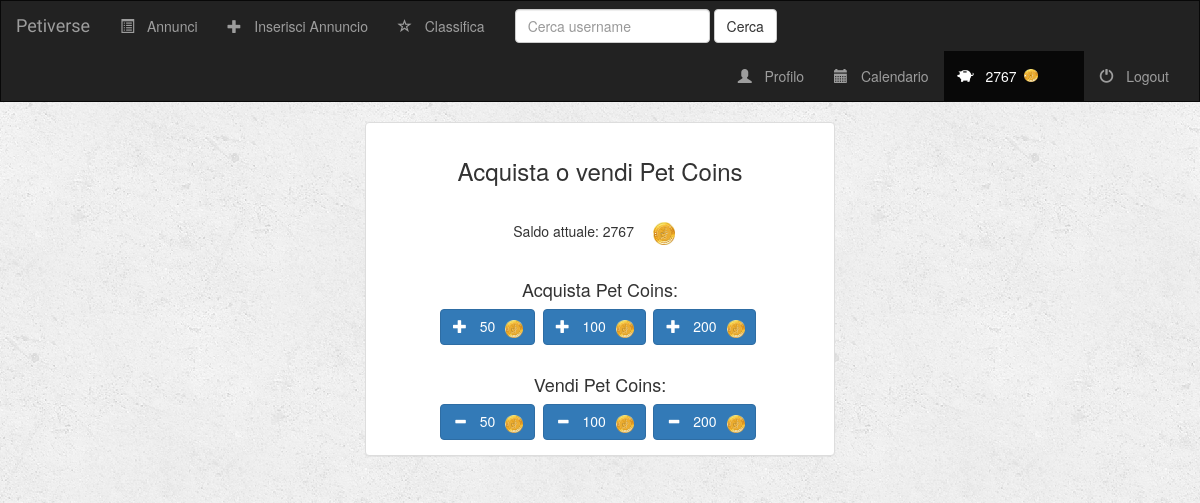
The app's page /utenti/cassa/ (signed in), older data.
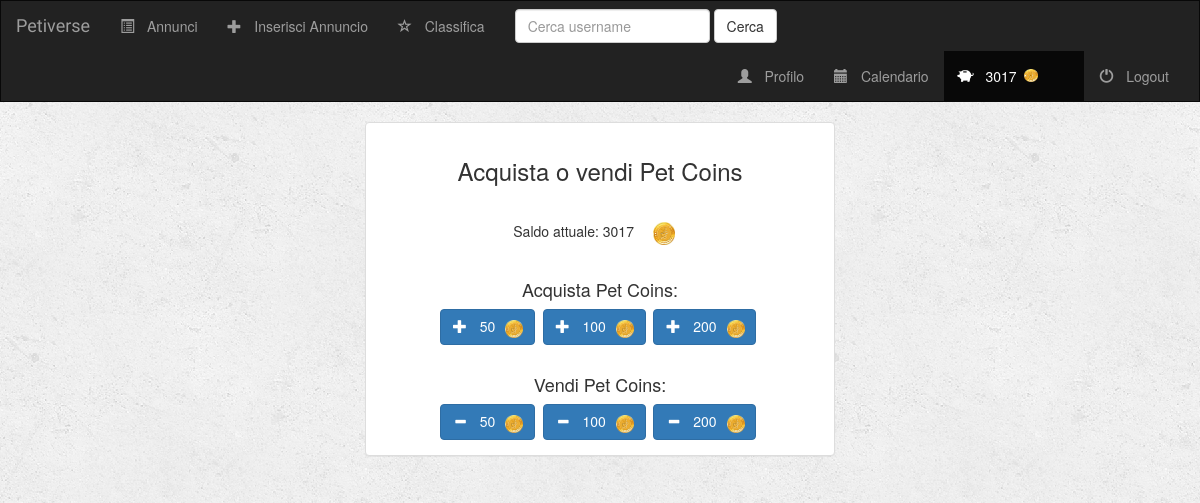
The same page, newer data.
### utenti/models.py (models this page shows, shortened)
class Profile(models.Model):
    user = models.OneToOneField(User, on_delete=models.CASCADE)
    indirizzo = models.CharField(max_length=100)
    citta = models.CharField(max_length=50)
    telefono = models.CharField(max_length=20)
    pet_coins = models.IntegerField(default=0)
    foto_profilo = models.FileField()
    pet_sitter = models.BooleanField(default=False)
    nome_pet = models.CharField(max_length=50, default="", null=True)
    pet = models.CharField(max_length=50, default="", null=True)
    razza = models.CharField(max_length=50, default="", null=True)
    eta = models.PositiveIntegerField(null=True)                   # età del pet
    caratteristiche = models.CharField(max_length=250, default="", null=True)
    foto_pet = models.FileField(default='media/pet_default.jpg')
    descrizione = models.CharField(max_length=250, default="", null=True)
    hobby = models.CharField(max_length=100, default="", null=True)
    class Meta:
        verbose_name = 'Profile'
        verbose_name_plural = 'Profiles'

### utenti/views.py (the view, shortened to what this page needs)
# urls.py: url(r'cassa/$', views.cassa, name='cassa'),
@login_required(login_url='/utenti/login/')
def cassa(request):
    profile = Profile.objects.filter(user=request.user).first()
    context = {'base_template': 'main/base.html'}
    context.update({'user_profile': profile})
    return render(request, 'utenti/cassa.html', context)

### utenti/templates/utenti/cassa.html (shortened to what the changed rows need)
{% extends base_template %}
{% block pet_coins_active %}active{% endblock %}
{% load staticfiles %}
{% block body %}
<div style="text-align: center;">
    <div class="container-fluid">
        <div class="row">
            <div class="col-sm-12 col-md-5" style="float: none; margin: 0 auto;">
                <div class="panel panel-default">
                    <div class="panel-body">
                        <br>
                        <div class="inline-block">
                            <h5>Saldo attuale: {{ user_profile.pet_coins }}</h5>
                        </div>&nbsp;
                    </div>
                </div>
            </div>
        </div>
    </div>
</div>
{% endblock %}

### main/templates/main/base.html (shortened to what this page needs)
<!DOCTYPE html>
<html lang="en">
<head>
    {% load staticfiles %}
    <link rel="stylesheet" href="https://maxcdn.bootstrapcdn.com/bootstrap/3.3.6/css/bootstrap.min.css" />
    <link rel="stylesheet" type="text/css" href="{% static 'main/style.css' %}" />
</head>
<body>
    <nav class="navbar navbar-inverse">
    <div class="container-fluid">
        <div class="navbar-header">
            <a class="navbar-brand" href="{% url 'main:index' %}">Petiverse</a>
        </div>
        <div class="collapse navbar-collapse" id="topNavBar">
            <ul class="nav navbar-nav">
                <li class="{% block annunci_active %}{% endblock %}">
                    <a href="{% url 'main:index' %}">
                        <span class="glyphicon glyphicon-list-alt" aria-hidden="true"></span>&nbsp; Annunci
                    </a>
                </li>
                <li class="{% block inserisci_annuncio_active %}{% endblock %}">
                    <a href="{% url 'annunci:inserisci_annuncio' %}">
                        <span class="glyphicon glyphicon-plus" aria-hidden="true"></span>&nbsp; Inserisci Annuncio
                    </a>
                </li>
                <li class="{% block classifica_active %}{% endblock %}">
                    <a href="{% url 'utenti:classifica' %}">
                        <span class="glyphicon glyphicon-star-empty" aria-hidden="true"></span>&nbsp; Classifica
                    </a>
                </li>
            </ul>
            <form class="navbar-form navbar-left" role="search" method="get" action="{% url 'utenti:cerca_utenti' %}">
                <div class="form-group">
                    <input type="text" class="form-control" name="cerca" value="" placeholder="Cerca username">
                </div>
                <button type="submit" class="btn btn-default">Cerca</button>
            </form>
            <ul class="nav navbar-nav navbar-right">
                <li class="{% block profilo_active %}{% endblock %}">
                    <a href="{% url 'utenti:view-profile' oid=user.pk %}">
                        <span class="glyphicon glyphicon-user" aria-hidden="true"></span>&nbsp; Profilo
                    </a>
                </li>
                <li class="{% block calendario_active %}{% endblock %}">
                    <a href="{% url 'annunci:calendario' %}">
                        <span class="glyphicon glyphicon-calendar" aria-hidden="true"></span>&nbsp; Calendario
                    </a>
                </li>
                <li class="{% block pet_coins_active %}{% endblock %}">
                    <a href="{% url 'utenti:cassa' %}">
                        <span class="glyphicon glyphicon-piggy-bank" aria-hidden="true"></span>&nbsp;
                        <div class="inline-block">
                            {{ user_profile.pet_coins }}&nbsp;
                        </div>
                        <div class="inline-block">
                            <span><img src="{% static 'main/images/pet_coin.png' %}" class="img-responsive"
                                       style="width: 30%; height: 30%"></span>
                        </div>
                    </a>
                </li>
                <li class="">
                    <a href="{% url 'utenti:utenti-logout' %}">
                        <span class="glyphicon glyphicon-off" aria-hidden="true"></span>&nbsp; Logout
                    </a>
                </li>
            </ul>
        </div>
    </div>
</nav>
{% block body %}
{% endblock %}
</body>
</html>

Row changes from the older to the newer data that the page shows:
changed Profile: pet_coins "2767" → "3017"
